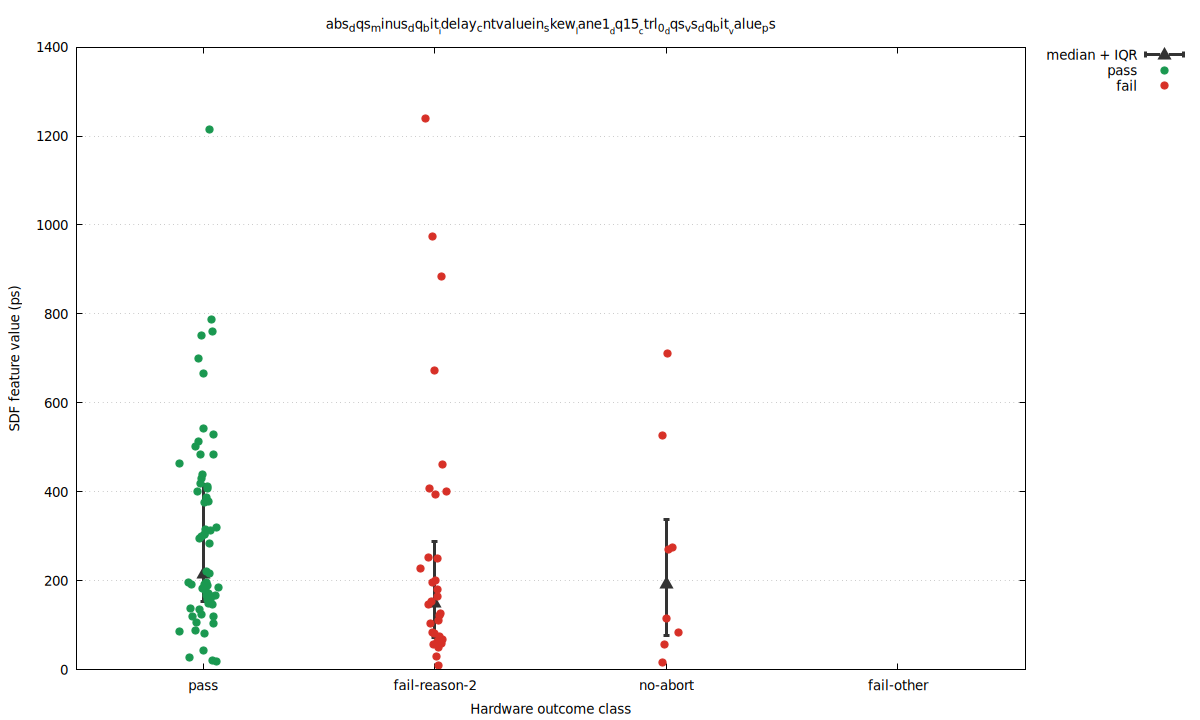

The script that saved this image:
set terminal pngcairo size 1200,720 enhanced font 'DejaVu Sans,10'
set output 'baseline_abort2_vs_pass_skew_abs_dqs_minus_dq_bit_idelay_cntvaluein_skew_lane1_dq15_ctrl_0_dqs_vs_dq_bit_value.png'
set datafile separator comma
set key outside right top
set grid ytics
set xrange [0.45:4.55]
set xtics ('pass' 1, 'fail-reason-2' 2, 'no-abort' 3, 'fail-other' 4)
set xlabel 'Hardware outcome class'
set ylabel 'SDF feature value (ps)'
set title 'abs_dqs_minus_dq_bit__idelay_cntvaluein_skew__lane1__dq15__ctrl_0__dqs_vs_dq_bit__value_ps'
plot \
  'baseline_abort2_vs_pass_skew_abs_dqs_minus_dq_bit_idelay_cntvaluein_skew_lane1_dq15_ctrl_0_dqs_vs_dq_bit_value.summary.dat' using 1:4:3:5 with yerrorbars pt 9 ps 1.5 lw 3 lc rgb '#333333' title 'median + IQR', \
  'baseline_abort2_vs_pass_skew_abs_dqs_minus_dq_bit_idelay_cntvaluein_skew_lane1_dq15_ctrl_0_dqs_vs_dq_bit_value.dat' using 1:4 with points pt 7 ps 1.2 lc rgb '#1a9850' title 'pass', \
  'baseline_abort2_vs_pass_skew_abs_dqs_minus_dq_bit_idelay_cntvaluein_skew_lane1_dq15_ctrl_0_dqs_vs_dq_bit_value.dat' using 1:5 with points pt 7 ps 1.2 lc rgb '#d73027' title 'fail'
